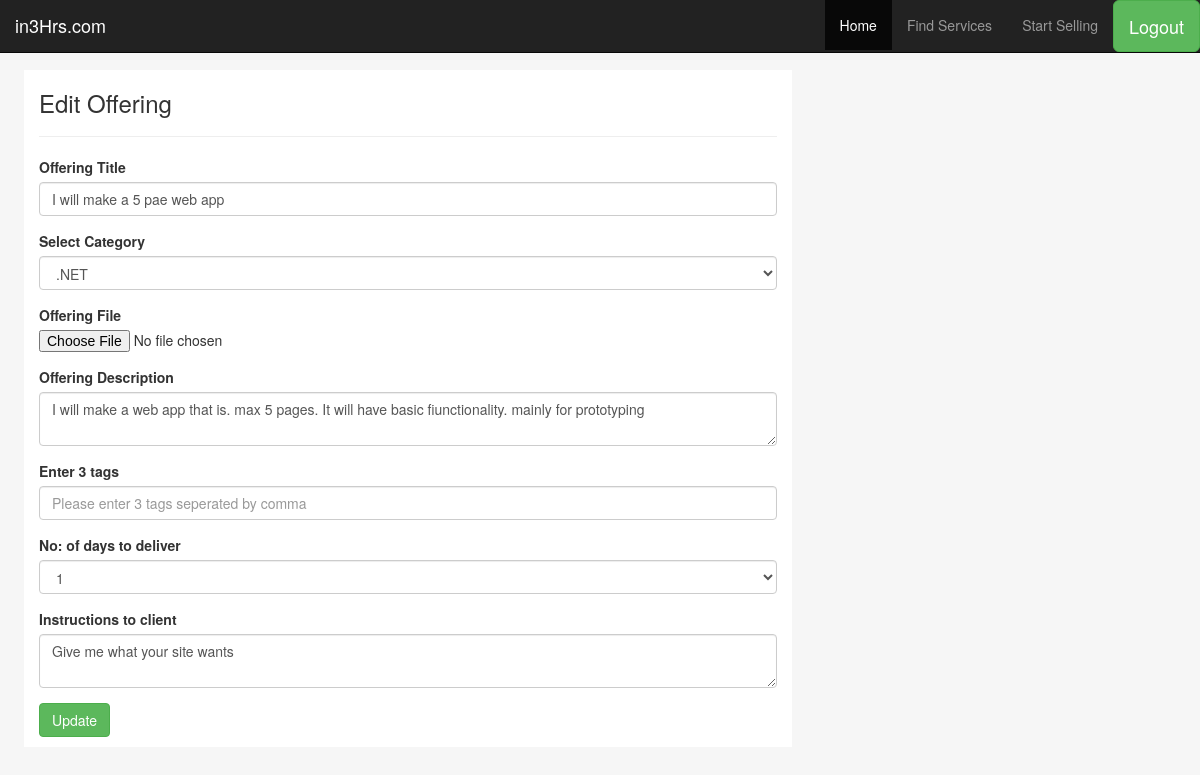
Screenshot of /public/offering?edit=34 (signed in) with the database file from the repository.
### tables this page shows
CREATE TABLE IF NOT EXISTS `offering` (
  `offer_id` int(15) NOT NULL AUTO_INCREMENT,
  `user_id` int(20) NOT NULL,
  `title` varchar(100) NOT NULL,
  `description` text NOT NULL,
  `picture` text NOT NULL,
  `date` datetime NOT NULL,
  `instruction` text,
  PRIMARY KEY (`offer_id`)
);

### public/models/offerings.php (called while the page is built, shortened)
<?php
	class offering{
		public function get_offers_by_offer_id($offer_id){
			$con = create_connection();
			$offer_id= mysqli_real_escape_string($con, $offer_id);
			$sql_query = "SELECT * FROM offering WHERE offer_id='".$offer_id."'";
			$sql_result = mysqli_query($con,$sql_query) or die("Couldn't Execute Query");
			$row2 = mysqli_fetch_array($sql_result);
					$data[0] = $row2['picture'];
					$data[1] = $row2['title'];
					$data[2] = $row2['offer_id'];
					$data[3] = $row2['description'];
					$data[4] = $row2['instruction'];
					$data[5] = $row2['date'];
		return ($data);
		}
}
?>

### public/offering/createoffering.html.php (the view, shortened to what this page needs)
<!doctype html>
<html lang="en">
<head>
  <link rel="stylesheet" href="../css/lib/bootstrap.css">
</head>
<body>
    <?php include '../includes/header.inc.php'; ?>
  <div class="container-fluid">
    <div class="row">
		<div class="col-md-8" style="background:white;">
		<h3><?php echo $pageTitle; ?></h3>
		<hr>
		<form role="form" action="." method="POST" enctype="multipart/form-data">
		  <div class="form-group">
			<label for="title">Offering Title</label>
			<input type="name" name="title" class="form-control" value="<?php echo $title; ?>"></input>
		  </div>
		  <div class="form-group">
			<label for="category">Select Category</label>
			<select class="form-control" name="category">
			  <option value="1">.NET</option>
			</select>
		  </div>
		  <div class="form-group">
			<label>Offering File</label>
			<input type="file" name="picture"></input>
		  </div>
		  <div class="form-group">
			<label for="description" >Offering Description</label>
			<textarea name="description" class="form-control" value="<?php echo $description; ?>"><?php echo $description; ?></textarea>
		  </div>
		  <div class="form-group">
			<label>Enter 3 tags</label>
			<input type="text" class="form-control" placeholder="Please enter 3 tags seperated by comma">
		  </div>
		  <div class="form-group">
			<label>No: of days to deliver</label>
			<select class="form-control">
			  <option>1</option>
			</select>
		  </div>
		  <div class="form-group">
			<label>Instructions to client</label>
			<textarea class="form-control" name="instruction" value="<?php echo $instruction;?>"><?php echo $instruction;?></textarea>
		  </div>
		  <p>
			<button type="submit" name="action" value="<?php echo $buttonValue; ?>"  class="btn btn-success"><?php echo $buttonValue; ?></button>
		  </p>
		</form>
		</div>
    </div>
  </div>
</body>
</html>

### public/offering/createoffering.html.php (style rules this page uses)
body { background: #f6f6f6; margin-top: 70px; margin-left: 2%; margin-right: 2%; }

### rows the page displays
offering: title "I will make a 5 pae web app", description "I will make a web app that is. max 5 pages. It will have basic fiunctionality. mainly for prototyping", instruction "Give me what your site wants"

### other values shown
$pageTitle "Edit Offering"
$buttonValue "Update"
